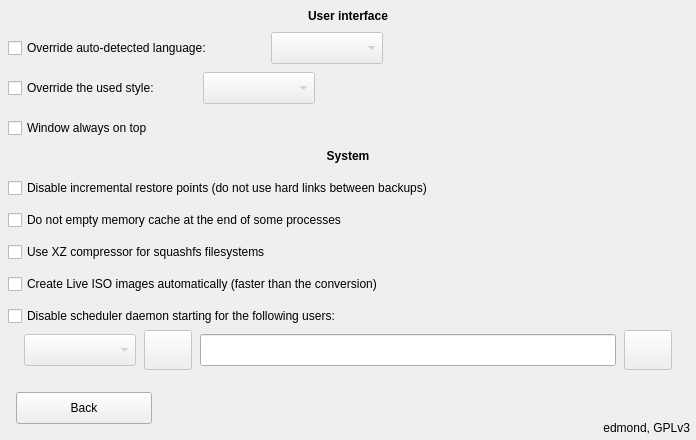
     <widget class="QWidget" name="settingspanel" native="true">
      <property name="geometry">
       <rect>
        <x>697</x>
        <y>1784</y>
        <width>696</width>
        <height>440</height>
       </rect>
      </property>
      <property name="autoFillBackground">
       <bool>true</bool>
      </property>
      <widget class="QLabel" name="label_43">
       <property name="geometry">
        <rect>
         <x>390</x>
         <y>416</y>
         <width>300</width>
         <height>24</height>
        </rect>
       </property>
       <property name="text">
        <string notr="true">edmond, GPLv3</string>
       </property>
       <property name="alignment">
        <set>Qt::AlignRight|Qt::AlignTrailing|Qt::AlignVCenter</set>
       </property>
      </widget>
      <widget class="QPushButton" name="settingsback">
       <property name="geometry">
        <rect>
         <x>16</x>
         <y>392</y>
         <width>136</width>
         <height>32</height>
        </rect>
       </property>
       <property name="cursor">
        <cursorShape>PointingHandCursor</cursorShape>
       </property>
       <property name="text">
        <string>Back</string>
       </property>
       <property name="icon">
        <iconset resource="pictures.qrc">
         <normaloff>:/pictures/back.png</normaloff>:/pictures/back.png</iconset>
       </property>
       <property name="iconSize">
        <size>
         <width>13</width>
         <height>13</height>
        </size>
       </property>
      </widget>
      <widget class="QLabel" name="label_44">
       <property name="geometry">
        <rect>
         <x>0</x>
         <y>0</y>
         <width>696</width>
         <height>32</height>
        </rect>
       </property>
       <property name="font">
        <font>
         <weight>75</weight>
         <bold>true</bold>
        </font>
       </property>
       <property name="text">
        <string>User interface</string>
       </property>
       <property name="alignment">
        <set>Qt::AlignCenter</set>
       </property>
      </widget>
      <widget class="QComboBox" name="languages">
       <property name="enabled">
        <bool>false</bool>
       </property>
       <property name="geometry">
        <rect>
         <x>271</x>
         <y>32</y>
         <width>112</width>
         <height>32</height>
        </rect>
       </property>
       <property name="minimumSize">
        <size>
         <width>112</width>
         <height>32</height>
        </size>
       </property>
       <property name="cursor">
        <cursorShape>PointingHandCursor</cursorShape>
       </property>
       <property name="focusPolicy">
        <enum>Qt::NoFocus</enum>
       </property>
      </widget>
      <widget class="QComboBox" name="styles">
       <property name="enabled">
        <bool>false</bool>
       </property>
       <property name="geometry">
        <rect>
         <x>203</x>
         <y>72</y>
         <width>112</width>
         <height>32</height>
        </rect>
       </property>
       <property name="minimumSize">
        <size>
         <width>112</width>
         <height>32</height>
        </size>
       </property>
       <property name="cursor">
        <cursorShape>PointingHandCursor</cursorShape>
       </property>
       <property name="focusPolicy">
        <enum>Qt::NoFocus</enum>
       </property>
      </widget>
      <widget class="QCheckBox" name="alwaysontop">
       <property name="geometry">
        <rect>
         <x>8</x>
         <y>118</y>
         <width>182</width>
         <height>20</height>
        </rect>
       </property>
       <property name="cursor">
        <cursorShape>PointingHandCursor</cursorShape>
       </property>
       <property name="focusPolicy">
        <enum>Qt::NoFocus</enum>
       </property>
       <property name="text">
        <string>Window always on top</string>
       </property>
      </widget>
      <widget class="QLabel" name="label_45">
       <property name="geometry">
        <rect>
         <x>0</x>
         <y>140</y>
         <width>696</width>
         <height>32</height>
        </rect>
       </property>
       <property name="font">
        <font>
         <weight>75</weight>
         <bold>true</bold>
        </font>
       </property>
       <property name="text">
        <string>System</string>
       </property>
       <property name="alignment">
        <set>Qt::AlignCenter</set>
       </property>
      </widget>
      <widget class="QCheckBox" name="schedulerdisable">
       <property name="geometry">
        <rect>
         <x>8</x>
         <y>306</y>
         <width>426</width>
         <height>20</height>
        </rect>
       </property>
       <property name="cursor">
        <cursorShape>PointingHandCursor</cursorShape>
       </property>
       <property name="focusPolicy">
        <enum>Qt::NoFocus</enum>
       </property>
       <property name="text">
        <string>Disable scheduler daemon starting for the following users:</string>
       </property>
      </widget>
      <widget class="QCheckBox" name="usexzcompressor">
       <property name="geometry">
        <rect>
         <x>8</x>
         <y>242</y>
         <width>327</width>
         <height>20</height>
        </rect>
       </property>
       <property name="cursor">
        <cursorShape>PointingHandCursor</cursorShape>
       </property>
       <property name="focusPolicy">
        <enum>Qt::NoFocus</enum>
       </property>
       <property name="text">
        <string>Use XZ compressor for squashfs filesystems</string>
       </property>
      </widget>
      <widget class="QCheckBox" name="languageoverride">
       <property name="geometry">
        <rect>
         <x>8</x>
         <y>38</y>
         <width>259</width>
         <height>20</height>
        </rect>
       </property>
       <property name="cursor">
        <cursorShape>PointingHandCursor</cursorShape>
       </property>
       <property name="focusPolicy">
        <enum>Qt::NoFocus</enum>
       </property>
       <property name="text">
        <string>Override auto-detected language:</string>
       </property>
      </widget>
      <widget class="QCheckBox" name="styleoverride">
       <property name="geometry">
        <rect>
         <x>8</x>
         <y>78</y>
         <width>191</width>
         <height>20</height>
        </rect>
       </property>
       <property name="cursor">
        <cursorShape>PointingHandCursor</cursorShape>
       </property>
       <property name="focusPolicy">
        <enum>Qt::NoFocus</enum>
       </property>
       <property name="text">
        <string>Override the used style:</string>
       </property>
      </widget>
      <widget class="QCheckBox" name="incrementaldisable">
       <property name="geometry">
        <rect>
         <x>8</x>
         <y>178</y>
         <width>539</width>
         <height>20</height>
        </rect>
       </property>
       <property name="cursor">
        <cursorShape>PointingHandCursor</cursorShape>
       </property>
       <property name="focusPolicy">
        <enum>Qt::NoFocus</enum>
       </property>
       <property name="text">
        <string>Disable incremental restore points (do not use hard links between backups)</string>
       </property>
      </widget>
      <widget class="QLineEdit" name="schedulerusers">
       <property name="geometry">
        <rect>
         <x>200</x>
         <y>334</y>
         <width>416</width>
         <height>32</height>
        </rect>
       </property>
       <property name="focusPolicy">
        <enum>Qt::NoFocus</enum>
       </property>
       <property name="readOnly">
        <bool>true</bool>
       </property>
      </widget>
      <widget class="QComboBox" name="users">
       <property name="enabled">
        <bool>false</bool>
       </property>
       <property name="geometry">
        <rect>
         <x>24</x>
         <y>334</y>
         <width>112</width>
         <height>32</height>
        </rect>
       </property>
       <property name="cursor">
        <cursorShape>PointingHandCursor</cursorShape>
       </property>
       <property name="focusPolicy">
        <enum>Qt::NoFocus</enum>
       </property>
      </widget>
      <widget class="QPushButton" name="adduser">
       <property name="enabled">
        <bool>false</bool>
       </property>
       <property name="geometry">
        <rect>
         <x>144</x>
         <y>330</y>
         <width>48</width>
         <height>40</height>
        </rect>
       </property>
       <property name="cursor">
        <cursorShape>PointingHandCursor</cursorShape>
       </property>
       <property name="focusPolicy">
        <enum>Qt::NoFocus</enum>
       </property>
       <property name="icon">
        <iconset resource="pictures.qrc">
         <normaloff>:/pictures/rightarrow.png</normaloff>:/pictures/rightarrow.png</iconset>
       </property>
       <property name="iconSize">
        <size>
         <width>24</width>
         <height>22</height>
        </size>
       </property>
      </widget>
      <widget class="QPushButton" name="schedulerrefresh">
       <property name="enabled">
        <bool>false</bool>
       </property>
       <property name="geometry">
        <rect>
         <x>624</x>
         <y>330</y>
         <width>48</width>
         <height>40</height>
        </rect>
       </property>
       <property name="cursor">
        <cursorShape>PointingHandCursor</cursorShape>
       </property>
       <property name="focusPolicy">
        <enum>Qt::NoFocus</enum>
       </property>
       <property name="icon">
        <iconset resource="pictures.qrc">
         <normaloff>:/pictures/refresh.png</normaloff>:/pictures/refresh.png</iconset>
       </property>
       <property name="iconSize">
        <size>
         <width>23</width>
         <height>23</height>
        </size>
       </property>
      </widget>
      <widget class="QCheckBox" name="autoisocreate">
       <property name="geometry">
        <rect>
         <x>8</x>
         <y>274</y>
         <width>470</width>
         <height>20</height>
        </rect>
       </property>
       <property name="cursor">
        <cursorShape>PointingHandCursor</cursorShape>
       </property>
       <property name="focusPolicy">
        <enum>Qt::NoFocus</enum>
       </property>
       <property name="text">
        <string>Create Live ISO images automatically (faster than the conversion)</string>
       </property>
      </widget>
      <widget class="QCheckBox" name="cachemptydisable">
       <property name="geometry">
        <rect>
         <x>8</x>
         <y>210</y>
         <width>427</width>
         <height>20</height>
        </rect>
       </property>
       <property name="cursor">
        <cursorShape>PointingHandCursor</cursorShape>
       </property>
       <property name="focusPolicy">
        <enum>Qt::NoFocus</enum>
       </property>
       <property name="text">
        <string>Do not empty memory cache at the end of some processes</string>
       </property>
      </widget>
     </widget>
